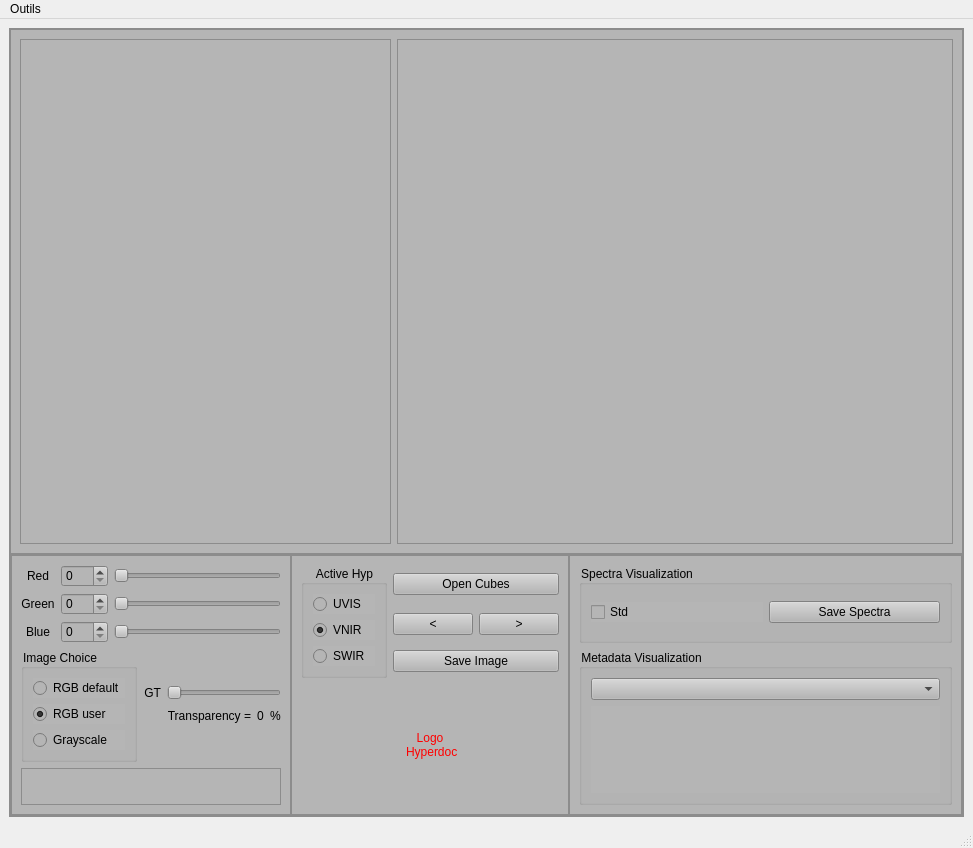
<?xml version="1.0" encoding="UTF-8"?>
<ui version="4.0">
 <class>MainWindow</class>
 <widget class="QMainWindow" name="MainWindow">
  <property name="geometry">
   <rect>
    <x>0</x>
    <y>0</y>
    <width>973</width>
    <height>848</height>
   </rect>
  </property>
  <property name="minimumSize">
   <size>
    <width>200</width>
    <height>300</height>
   </size>
  </property>
  <property name="windowTitle">
   <string>Hyperdoc Data Explorer</string>
  </property>
  <widget class="QWidget" name="centralwidget">
   <layout class="QHBoxLayout" name="horizontalLayout_5">
    <item>
     <widget class="QFrame" name="frame_principal">
      <property name="minimumSize">
       <size>
        <width>200</width>
        <height>400</height>
       </size>
      </property>
      <property name="font">
       <font>
        <pointsize>10</pointsize>
       </font>
      </property>
      <property name="styleSheet">
       <string notr="true">background-color: rgb(181, 181, 181);</string>
      </property>
      <property name="frameShape">
       <enum>QFrame::StyledPanel</enum>
      </property>
      <property name="frameShadow">
       <enum>QFrame::Raised</enum>
      </property>
      <layout class="QVBoxLayout" name="verticalLayout" stretch="2,1">
       <property name="spacing">
        <number>0</number>
       </property>
       <property name="leftMargin">
        <number>0</number>
       </property>
       <property name="topMargin">
        <number>0</number>
       </property>
       <property name="rightMargin">
        <number>0</number>
       </property>
       <property name="bottomMargin">
        <number>0</number>
       </property>
       <item>
        <widget class="QFrame" name="frame_up">
         <property name="minimumSize">
          <size>
           <width>0</width>
           <height>0</height>
          </size>
         </property>
         <property name="styleSheet">
          <string notr="true"/>
         </property>
         <property name="frameShape">
          <enum>QFrame::StyledPanel</enum>
         </property>
         <property name="frameShadow">
          <enum>QFrame::Raised</enum>
         </property>
         <layout class="QHBoxLayout" name="horizontalLayout" stretch="2,3">
          <item>
           <widget class="QFrame" name="frame_image">
            <property name="styleSheet">
             <string notr="true"/>
            </property>
            <property name="frameShape">
             <enum>QFrame::StyledPanel</enum>
            </property>
            <property name="frameShadow">
             <enum>QFrame::Raised</enum>
            </property>
            <layout class="QHBoxLayout" name="horizontalLayout_2">
             <property name="spacing">
              <number>0</number>
             </property>
             <property name="leftMargin">
              <number>0</number>
             </property>
             <property name="topMargin">
              <number>0</number>
             </property>
             <property name="rightMargin">
              <number>0</number>
             </property>
             <property name="bottomMargin">
              <number>0</number>
             </property>
             <item>
              <layout class="QVBoxLayout" name="verticalLayout_image">
               <property name="spacing">
                <number>0</number>
               </property>
              </layout>
             </item>
            </layout>
           </widget>
          </item>
          <item>
           <widget class="QFrame" name="frame">
            <property name="minimumSize">
             <size>
              <width>0</width>
              <height>200</height>
             </size>
            </property>
            <property name="styleSheet">
             <string notr="true"/>
            </property>
            <property name="frameShape">
             <enum>QFrame::StyledPanel</enum>
            </property>
            <property name="frameShadow">
             <enum>QFrame::Raised</enum>
            </property>
            <layout class="QHBoxLayout" name="horizontalLayout_6">
             <property name="leftMargin">
              <number>0</number>
             </property>
             <property name="topMargin">
              <number>0</number>
             </property>
             <property name="rightMargin">
              <number>0</number>
             </property>
             <property name="bottomMargin">
              <number>0</number>
             </property>
             <item>
              <layout class="QVBoxLayout" name="verticalLayout_spectra"/>
             </item>
            </layout>
           </widget>
          </item>
         </layout>
        </widget>
       </item>
       <item>
        <widget class="QFrame" name="frame_down">
         <property name="styleSheet">
          <string notr="true"/>
         </property>
         <property name="frameShape">
          <enum>QFrame::StyledPanel</enum>
         </property>
         <property name="frameShadow">
          <enum>QFrame::Raised</enum>
         </property>
         <layout class="QHBoxLayout" name="horizontalLayout_3" stretch="2,1,3">
          <property name="spacing">
           <number>0</number>
          </property>
          <property name="leftMargin">
           <number>0</number>
          </property>
          <property name="topMargin">
           <number>0</number>
          </property>
          <property name="rightMargin">
           <number>0</number>
          </property>
          <property name="bottomMargin">
           <number>0</number>
          </property>
          <item>
           <widget class="QFrame" name="frame_display_options">
            <property name="styleSheet">
             <string notr="true"/>
            </property>
            <property name="frameShape">
             <enum>QFrame::StyledPanel</enum>
            </property>
            <property name="frameShadow">
             <enum>QFrame::Raised</enum>
            </property>
            <layout class="QVBoxLayout" name="verticalLayout_6" stretch="3,3,2">
             <property name="sizeConstraint">
              <enum>QLayout::SetDefaultConstraint</enum>
             </property>
             <item>
              <layout class="QGridLayout" name="gridLayout_RGBchannels">
               <item row="1" column="0">
                <widget class="QLabel" name="label_green_channel">
                 <property name="text">
                  <string>Green</string>
                 </property>
                 <property name="alignment">
                  <set>Qt::AlignCenter</set>
                 </property>
                </widget>
               </item>
               <item row="0" column="0">
                <widget class="QLabel" name="label_red_channel">
                 <property name="text">
                  <string>Red</string>
                 </property>
                 <property name="alignment">
                  <set>Qt::AlignCenter</set>
                 </property>
                </widget>
               </item>
               <item row="2" column="0">
                <widget class="QLabel" name="label_blue_channel">
                 <property name="text">
                  <string>Blue</string>
                 </property>
                 <property name="alignment">
                  <set>Qt::AlignCenter</set>
                 </property>
                </widget>
               </item>
               <item row="1" column="2">
                <widget class="QSlider" name="horizontalSlider_green_channel">
                 <property name="maximum">
                  <number>149</number>
                 </property>
                 <property name="value">
                  <number>0</number>
                 </property>
                 <property name="orientation">
                  <enum>Qt::Horizontal</enum>
                 </property>
                </widget>
               </item>
               <item row="0" column="1">
                <widget class="QSpinBox" name="spinBox_red_channel">
                 <property name="maximum">
                  <number>149</number>
                 </property>
                 <property name="singleStep">
                  <number>1</number>
                 </property>
                 <property name="value">
                  <number>0</number>
                 </property>
                </widget>
               </item>
               <item row="2" column="1">
                <widget class="QSpinBox" name="spinBox_blue_channel">
                 <property name="maximum">
                  <number>149</number>
                 </property>
                 <property name="value">
                  <number>0</number>
                 </property>
                </widget>
               </item>
               <item row="1" column="1">
                <widget class="QSpinBox" name="spinBox_green_channel">
                 <property name="maximum">
                  <number>149</number>
                 </property>
                 <property name="value">
                  <number>0</number>
                 </property>
                </widget>
               </item>
               <item row="0" column="2">
                <widget class="QSlider" name="horizontalSlider_red_channel">
                 <property name="maximum">
                  <number>149</number>
                 </property>
                 <property name="value">
                  <number>0</number>
                 </property>
                 <property name="orientation">
                  <enum>Qt::Horizontal</enum>
                 </property>
                </widget>
               </item>
               <item row="2" column="2">
                <widget class="QSlider" name="horizontalSlider_blue_channel">
                 <property name="maximum">
                  <number>149</number>
                 </property>
                 <property name="value">
                  <number>0</number>
                 </property>
                 <property name="orientation">
                  <enum>Qt::Horizontal</enum>
                 </property>
                </widget>
               </item>
              </layout>
             </item>
             <item>
              <layout class="QHBoxLayout" name="horizontalLayout_4" stretch="1,1,0,0">
               <item>
                <widget class="QGroupBox" name="groupBox_image_type">
                 <property name="title">
                  <string>Image Choice</string>
                 </property>
                 <layout class="QVBoxLayout" name="verticalLayout_3">
                  <item>
                   <widget class="QRadioButton" name="radioButton_rgb_default">
                    <property name="text">
                     <string>RGB default</string>
                    </property>
                   </widget>
                  </item>
                  <item>
                   <widget class="QRadioButton" name="radioButton_rgb_user">
                    <property name="enabled">
                     <bool>true</bool>
                    </property>
                    <property name="text">
                     <string>RGB user</string>
                    </property>
                    <property name="checked">
                     <bool>true</bool>
                    </property>
                   </widget>
                  </item>
                  <item>
                   <widget class="QRadioButton" name="radioButton_grayscale">
                    <property name="text">
                     <string>Grayscale</string>
                    </property>
                   </widget>
                  </item>
                 </layout>
                </widget>
               </item>
               <item>
                <layout class="QGridLayout" name="gridLayout_2">
                 <item row="1" column="0">
                  <widget class="QLabel" name="label_GT">
                   <property name="text">
                    <string>GT</string>
                   </property>
                   <property name="alignment">
                    <set>Qt::AlignRight|Qt::AlignTrailing|Qt::AlignVCenter</set>
                   </property>
                  </widget>
                 </item>
                 <item row="2" column="1">
                  <widget class="QLabel" name="label_transparency">
                   <property name="text">
                    <string>Transparency =</string>
                   </property>
                   <property name="alignment">
                    <set>Qt::AlignRight|Qt::AlignTrailing|Qt::AlignVCenter</set>
                   </property>
                  </widget>
                 </item>
                 <item row="2" column="3">
                  <widget class="QLabel" name="label">
                   <property name="text">
                    <string>%</string>
                   </property>
                  </widget>
                 </item>
                 <item row="2" column="0">
                  <spacer name="horizontalSpacer">
                   <property name="orientation">
                    <enum>Qt::Horizontal</enum>
                   </property>
                   <property name="sizeHint" stdset="0">
                    <size>
                     <width>40</width>
                     <height>20</height>
                    </size>
                   </property>
                  </spacer>
                 </item>
                 <item row="2" column="2">
                  <widget class="QLabel" name="label_transparency_value">
                   <property name="text">
                    <string>0</string>
                   </property>
                   <property name="alignment">
                    <set>Qt::AlignCenter</set>
                   </property>
                  </widget>
                 </item>
                 <item row="1" column="1" colspan="3">
                  <widget class="QSlider" name="horizontalSlider_transparency_GT">
                   <property name="maximum">
                    <number>100</number>
                   </property>
                   <property name="value">
                    <number>0</number>
                   </property>
                   <property name="sliderPosition">
                    <number>0</number>
                   </property>
                   <property name="orientation">
                    <enum>Qt::Horizontal</enum>
                   </property>
                  </widget>
                 </item>
                 <item row="0" column="1">
                  <spacer name="verticalSpacer">
                   <property name="orientation">
                    <enum>Qt::Vertical</enum>
                   </property>
                   <property name="sizeHint" stdset="0">
                    <size>
                     <width>20</width>
                     <height>40</height>
                    </size>
                   </property>
                  </spacer>
                 </item>
                 <item row="3" column="1">
                  <spacer name="verticalSpacer_2">
                   <property name="orientation">
                    <enum>Qt::Vertical</enum>
                   </property>
                   <property name="sizeHint" stdset="0">
                    <size>
                     <width>20</width>
                     <height>40</height>
                    </size>
                   </property>
                  </spacer>
                 </item>
                </layout>
               </item>
               <item>
                <spacer name="horizontalSpacer_3">
                 <property name="orientation">
                  <enum>Qt::Horizontal</enum>
                 </property>
                 <property name="sizeHint" stdset="0">
                  <size>
                   <width>40</width>
                   <height>20</height>
                  </size>
                 </property>
                </spacer>
               </item>
               <item>
                <spacer name="horizontalSpacer_2">
                 <property name="orientation">
                  <enum>Qt::Horizontal</enum>
                 </property>
                 <property name="sizeHint" stdset="0">
                  <size>
                   <width>40</width>
                   <height>20</height>
                  </size>
                 </property>
                </spacer>
               </item>
              </layout>
             </item>
             <item>
              <widget class="QLabel" name="label_general_message">
               <property name="styleSheet">
                <string notr="true"/>
               </property>
               <property name="frameShape">
                <enum>QFrame::StyledPanel</enum>
               </property>
               <property name="text">
                <string/>
               </property>
               <property name="alignment">
                <set>Qt::AlignCenter</set>
               </property>
               <property name="wordWrap">
                <bool>true</bool>
               </property>
              </widget>
             </item>
            </layout>
           </widget>
          </item>
          <item>
           <widget class="QFrame" name="frame_button_image">
            <property name="styleSheet">
             <string notr="true"/>
            </property>
            <property name="frameShape">
             <enum>QFrame::StyledPanel</enum>
            </property>
            <property name="frameShadow">
             <enum>QFrame::Raised</enum>
            </property>
            <layout class="QGridLayout" name="gridLayout">
             <item row="2" column="0" rowspan="3">
              <widget class="QGroupBox" name="groupBox_ActiceHyp">
               <property name="title">
                <string>Active Hyp</string>
               </property>
               <property name="alignment">
                <set>Qt::AlignCenter</set>
               </property>
               <layout class="QVBoxLayout" name="verticalLayout_5">
                <item>
                 <widget class="QRadioButton" name="radioButton_UVIS">
                  <property name="text">
                   <string>UVIS</string>
                  </property>
                 </widget>
                </item>
                <item>
                 <widget class="QRadioButton" name="radioButton_VNIR">
                  <property name="text">
                   <string>VNIR</string>
                  </property>
                  <property name="checked">
                   <bool>true</bool>
                  </property>
                 </widget>
                </item>
                <item>
                 <widget class="QRadioButton" name="radioButton_SWIR">
                  <property name="text">
                   <string>SWIR</string>
                  </property>
                 </widget>
                </item>
               </layout>
              </widget>
             </item>
             <item row="3" column="1">
              <widget class="QPushButton" name="pushButton_prev_cube">
               <property name="text">
                <string>&lt;</string>
               </property>
              </widget>
             </item>
             <item row="3" column="2">
              <widget class="QPushButton" name="pushButton_next_cube">
               <property name="text">
                <string>&gt;</string>
               </property>
              </widget>
             </item>
             <item row="2" column="1" colspan="2">
              <widget class="QPushButton" name="pushButton_open_hypercube">
               <property name="styleSheet">
                <string notr="true"/>
               </property>
               <property name="text">
                <string>Open Cubes</string>
               </property>
               <property name="autoExclusive">
                <bool>false</bool>
               </property>
              </widget>
             </item>
             <item row="4" column="1" colspan="2">
              <widget class="QPushButton" name="pushButton_save_image">
               <property name="styleSheet">
                <string notr="true"/>
               </property>
               <property name="text">
                <string>Save Image</string>
               </property>
               <property name="autoExclusive">
                <bool>false</bool>
               </property>
              </widget>
             </item>
             <item row="5" column="0" colspan="3">
              <widget class="QLabel" name="label_icon_CIL">
               <property name="minimumSize">
                <size>
                 <width>10</width>
                 <height>10</height>
                </size>
               </property>
               <property name="mouseTracking">
                <bool>false</bool>
               </property>
               <property name="styleSheet">
                <string notr="true">color: rgb(255, 0, 0);</string>
               </property>
               <property name="frameShadow">
                <enum>QFrame::Raised</enum>
               </property>
               <property name="text">
                <string>Logo 
 Hyperdoc</string>
               </property>
               <property name="textFormat">
                <enum>Qt::PlainText</enum>
               </property>
               <property name="scaledContents">
                <bool>false</bool>
               </property>
               <property name="alignment">
                <set>Qt::AlignCenter</set>
               </property>
               <property name="wordWrap">
                <bool>false</bool>
               </property>
              </widget>
             </item>
            </layout>
           </widget>
          </item>
          <item>
           <widget class="QFrame" name="frame_spectra">
            <property name="styleSheet">
             <string notr="true"/>
            </property>
            <property name="frameShape">
             <enum>QFrame::StyledPanel</enum>
            </property>
            <property name="frameShadow">
             <enum>QFrame::Raised</enum>
            </property>
            <layout class="QVBoxLayout" name="verticalLayout_4" stretch="1,2">
             <item>
              <widget class="QGroupBox" name="groupBox_2">
               <property name="title">
                <string>Spectra Visualization</string>
               </property>
               <layout class="QHBoxLayout" name="horizontalLayout_7">
                <item>
                 <widget class="QCheckBox" name="checkBox_std">
                  <property name="text">
                   <string>Std</string>
                  </property>
                 </widget>
                </item>
                <item>
                 <widget class="QPushButton" name="pushButton_save_spectra">
                  <property name="text">
                   <string>Save Spectra</string>
                  </property>
                 </widget>
                </item>
               </layout>
              </widget>
             </item>
             <item>
              <widget class="QGroupBox" name="groupBox">
               <property name="title">
                <string>Metadata Visualization</string>
               </property>
               <layout class="QVBoxLayout" name="verticalLayout_7">
                <item>
                 <widget class="QComboBox" name="comboBox_metadata"/>
                </item>
                <item>
                 <widget class="QLabel" name="label_metadata">
                  <property name="font">
                   <font>
                    <pointsize>10</pointsize>
                   </font>
                  </property>
                  <property name="styleSheet">
                   <string notr="true"/>
                  </property>
                  <property name="text">
                   <string/>
                  </property>
                  <property name="alignment">
                   <set>Qt::AlignCenter</set>
                  </property>
                  <property name="wordWrap">
                   <bool>true</bool>
                  </property>
                 </widget>
                </item>
               </layout>
              </widget>
             </item>
            </layout>
           </widget>
          </item>
         </layout>
        </widget>
       </item>
      </layout>
     </widget>
    </item>
   </layout>
  </widget>
  <widget class="QMenuBar" name="menubar">
   <property name="geometry">
    <rect>
     <x>0</x>
     <y>0</y>
     <width>973</width>
     <height>27</height>
    </rect>
   </property>
   <widget class="QMenu" name="menuMeu">
    <property name="title">
     <string>Outils</string>
    </property>
   </widget>
   <addaction name="menuMeu"/>
  </widget>
  <widget class="QStatusBar" name="statusbar"/>
 </widget>
 <resources/>
 <connections>
  <connection>
   <sender>spinBox_red_channel</sender>
   <signal>valueChanged(int)</signal>
   <receiver>horizontalSlider_red_channel</receiver>
   <slot>setValue(int)</slot>
   <hints>
    <hint type="sourcelabel">
     <x>263</x>
     <y>439</y>
    </hint>
    <hint type="destinationlabel">
     <x>316</x>
     <y>440</y>
    </hint>
   </hints>
  </connection>
  <connection>
   <sender>horizontalSlider_red_channel</sender>
   <signal>valueChanged(int)</signal>
   <receiver>spinBox_red_channel</receiver>
   <slot>setValue(int)</slot>
   <hints>
    <hint type="sourcelabel">
     <x>284</x>
     <y>426</y>
    </hint>
    <hint type="destinationlabel">
     <x>251</x>
     <y>432</y>
    </hint>
   </hints>
  </connection>
  <connection>
   <sender>spinBox_green_channel</sender>
   <signal>valueChanged(int)</signal>
   <receiver>horizontalSlider_green_channel</receiver>
   <slot>setValue(int)</slot>
   <hints>
    <hint type="sourcelabel">
     <x>252</x>
     <y>471</y>
    </hint>
    <hint type="destinationlabel">
     <x>290</x>
     <y>471</y>
    </hint>
   </hints>
  </connection>
  <connection>
   <sender>horizontalSlider_green_channel</sender>
   <signal>valueChanged(int)</signal>
   <receiver>spinBox_green_channel</receiver>
   <slot>setValue(int)</slot>
   <hints>
    <hint type="sourcelabel">
     <x>365</x>
     <y>476</y>
    </hint>
    <hint type="destinationlabel">
     <x>254</x>
     <y>476</y>
    </hint>
   </hints>
  </connection>
  <connection>
   <sender>spinBox_blue_channel</sender>
   <signal>valueChanged(int)</signal>
   <receiver>horizontalSlider_blue_channel</receiver>
   <slot>setValue(int)</slot>
   <hints>
    <hint type="sourcelabel">
     <x>251</x>
     <y>507</y>
    </hint>
    <hint type="destinationlabel">
     <x>322</x>
     <y>506</y>
    </hint>
   </hints>
  </connection>
  <connection>
   <sender>horizontalSlider_blue_channel</sender>
   <signal>valueChanged(int)</signal>
   <receiver>spinBox_blue_channel</receiver>
   <slot>setValue(int)</slot>
   <hints>
    <hint type="sourcelabel">
     <x>367</x>
     <y>502</y>
    </hint>
    <hint type="destinationlabel">
     <x>241</x>
     <y>507</y>
    </hint>
   </hints>
  </connection>
  <connection>
   <sender>horizontalSlider_transparency_GT</sender>
   <signal>valueChanged(int)</signal>
   <receiver>label_transparency_value</receiver>
   <slot>setNum(int)</slot>
   <hints>
    <hint type="sourcelabel">
     <x>156</x>
     <y>365</y>
    </hint>
    <hint type="destinationlabel">
     <x>377</x>
     <y>359</y>
    </hint>
   </hints>
  </connection>
 </connections>
</ui>
